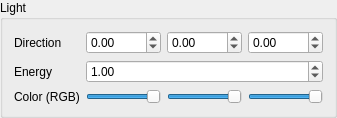
<?xml version="1.0" encoding="UTF-8"?>
<ui version="4.0">
 <class>LightComp</class>
 <widget class="LightGroup" name="LightComp">
  <property name="windowTitle">
   <string>Light</string>
  </property>
  <property name="title">
   <string>Light</string>
  </property>
  <layout class="QFormLayout" name="lightLayout">
   <item row="0" column="0">
    <widget class="QLabel" name="directionLabel">
     <property name="text">
      <string>Direction</string>
     </property>
    </widget>
   </item>
   <item row="0" column="1">
    <layout class="QHBoxLayout" name="directionLayout">
     <item>
      <widget class="ValuePicker" name="directionX">
       <property name="minimum">
        <double>-1.000000000000000</double>
       </property>
       <property name="maximum">
        <double>1.000000000000000</double>
       </property>
       <property name="singleStep">
        <double>0.050000000000000</double>
       </property>
      </widget>
     </item>
     <item>
      <widget class="ValuePicker" name="directionY">
       <property name="minimum">
        <double>-1.000000000000000</double>
       </property>
       <property name="maximum">
        <double>1.000000000000000</double>
       </property>
       <property name="singleStep">
        <double>0.050000000000000</double>
       </property>
      </widget>
     </item>
     <item>
      <widget class="ValuePicker" name="directionZ">
       <property name="minimum">
        <double>-1.000000000000000</double>
       </property>
       <property name="maximum">
        <double>1.000000000000000</double>
       </property>
       <property name="singleStep">
        <double>0.050000000000000</double>
       </property>
      </widget>
     </item>
    </layout>
   </item>
   <item row="1" column="0">
    <widget class="QLabel" name="energyLabel">
     <property name="text">
      <string>Energy</string>
     </property>
    </widget>
   </item>
   <item row="1" column="1">
    <widget class="ValuePicker" name="energy">
     <property name="maximum">
      <double>10.000000000000000</double>
     </property>
     <property name="singleStep">
      <double>0.250000000000000</double>
     </property>
     <property name="value">
      <double>1.000000000000000</double>
     </property>
    </widget>
   </item>
   <item row="2" column="0">
    <widget class="QLabel" name="colorLabel">
     <property name="text">
      <string>Color (RGB)</string>
     </property>
    </widget>
   </item>
   <item row="2" column="1">
    <layout class="QHBoxLayout" name="colorLayout">
     <item>
      <widget class="QSlider" name="colorR">
       <property name="maximumSize">
        <size>
         <width>75</width>
         <height>16777215</height>
        </size>
       </property>
       <property name="maximum">
        <number>255</number>
       </property>
       <property name="singleStep">
        <number>10</number>
       </property>
       <property name="pageStep">
        <number>50</number>
       </property>
       <property name="value">
        <number>255</number>
       </property>
       <property name="orientation">
        <enum>Qt::Horizontal</enum>
       </property>
      </widget>
     </item>
     <item>
      <widget class="QSlider" name="colorG">
       <property name="maximumSize">
        <size>
         <width>75</width>
         <height>16777215</height>
        </size>
       </property>
       <property name="maximum">
        <number>255</number>
       </property>
       <property name="singleStep">
        <number>10</number>
       </property>
       <property name="pageStep">
        <number>50</number>
       </property>
       <property name="value">
        <number>255</number>
       </property>
       <property name="orientation">
        <enum>Qt::Horizontal</enum>
       </property>
      </widget>
     </item>
     <item>
      <widget class="QSlider" name="colorB">
       <property name="maximumSize">
        <size>
         <width>75</width>
         <height>16777215</height>
        </size>
       </property>
       <property name="maximum">
        <number>255</number>
       </property>
       <property name="singleStep">
        <number>10</number>
       </property>
       <property name="pageStep">
        <number>50</number>
       </property>
       <property name="value">
        <number>255</number>
       </property>
       <property name="orientation">
        <enum>Qt::Horizontal</enum>
       </property>
      </widget>
     </item>
    </layout>
   </item>
  </layout>
 </widget>
 <customwidgets>
  <customwidget>
   <class>ValuePicker</class>
   <extends>QDoubleSpinBox</extends>
   <header>RaZor/Interface/ValuePicker.hpp</header>
  </customwidget>
  <customwidget>
   <class>LightGroup</class>
   <extends>QGroupBox</extends>
   <header>RaZor/Interface/Component/LightGroup.hpp</header>
  </customwidget>
 </customwidgets>
 <resources/>
 <connections/>
</ui>
